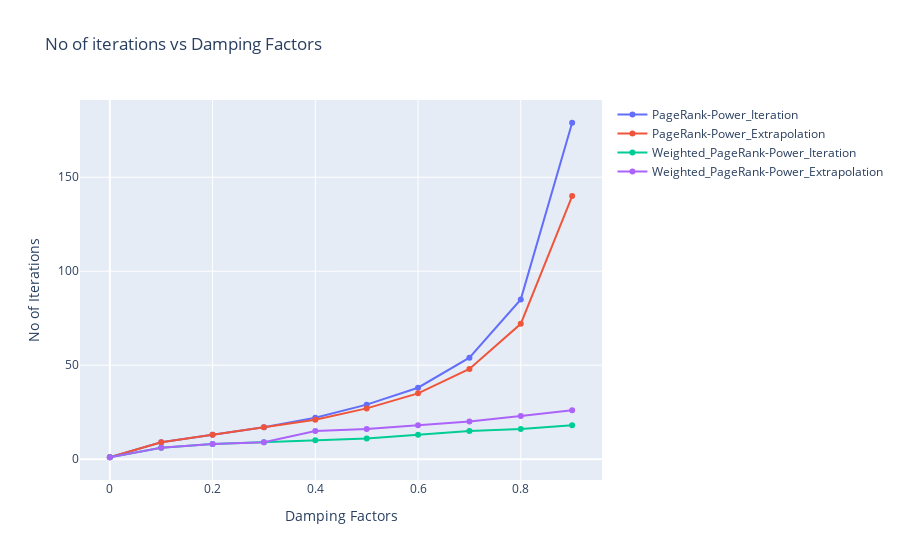
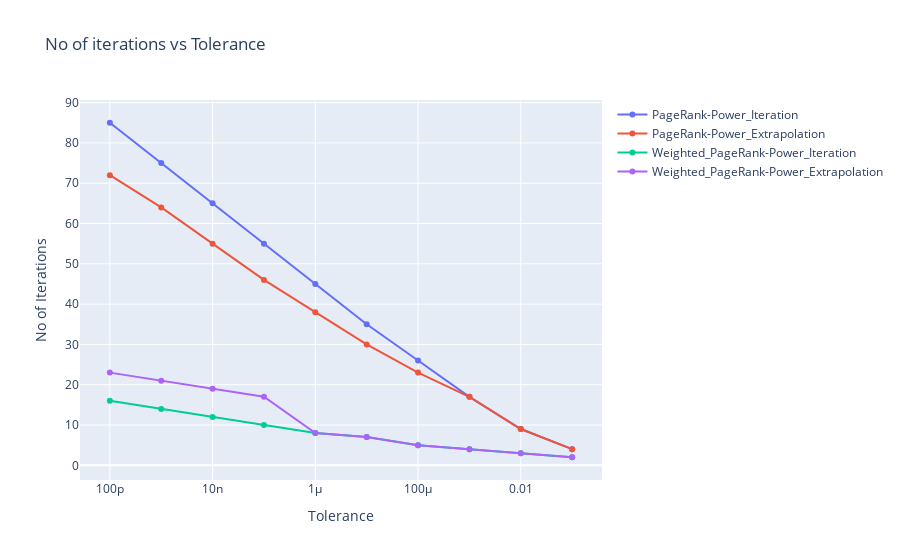

Here is the notebook cell these charts were saved with, in order:
### Markdown cell above
#### Generating the graph

### Code cell
n_iter_1=np.arange(0,1,0.1)
n_iter_2=np.arange(0,1,0.1)
n_iter_3=np.arange(0,1,0.1)
n_iter_4=np.arange(0,1,0.1)

n_iter_1_tol=np.arange(0,1,0.1)
n_iter_2_tol=np.arange(0,1,0.1)
n_iter_3_tol=np.arange(0,1,0.1)
n_iter_4_tol=np.arange(0,1,0.1)


for i in range(len(beta_arr)):
    r,n_iter_1[i] = power_iteration(sparseMatrix,beta_arr[i],tolerance, highest_index)
    r,n_iter_2[i] = power_extrapolation(sparseMatrix, highest_index,dValueForExtraPolation,beta_arr[i],tolerance)
    r,n_iter_3[i] = power_iteration(sparseMatrixWeighted,beta_arr[i],tolerance, highest_index)
    r,n_iter_4[i] = power_extrapolation(sparseMatrixWeighted,highest_index,dValueForExtraPolation,beta_arr[i],tolerance)
    

for i in range(len(tol_arr)):
    r,n_iter_1_tol[i] = power_iteration(sparseMatrix,beta,tol_arr[i], highest_index)
    r,n_iter_2_tol[i] = power_extrapolation(sparseMatrix, highest_index,dValueForExtraPolation,beta,tol_arr[i])
    r,n_iter_3_tol[i] = power_iteration(sparseMatrixWeighted,beta,tol_arr[i], highest_index)
    r,n_iter_4_tol[i] = power_extrapolation(sparseMatrixWeighted,highest_index,dValueForExtraPolation,beta,tol_arr[i])
    
# Create traces
fig = go.Figure()
fig.add_trace(go.Scatter(x=beta_arr, y=n_iter_1,
                    mode='lines+markers',
                    name='PageRank-Power_Iteration '))
fig.add_trace(go.Scatter(x=beta_arr, y=n_iter_2,
                    mode='lines+markers',
                    name='PageRank-Power_Extrapolation'))
fig.add_trace(go.Scatter(x=beta_arr, y=n_iter_3,
                    mode='lines+markers', name='Weighted_PageRank-Power_Iteration'))

fig.add_trace(go.Scatter(x=beta_arr, y=n_iter_4,
                    mode='lines+markers', name='Weighted_PageRank-Power_Extrapolation'))

fig.update_layout(title='No of iterations vs Damping Factors',
                   xaxis_title='Damping Factors',
                   yaxis_title='No of Iterations')

fig.show()

#po.plot(fig, filename = 'Damping_factor.png', auto_open=False)
fig2 = go.Figure()
fig2.add_trace(go.Scatter(x=tol_arr, y=n_iter_1_tol,
                    mode='lines+markers',
                    name='PageRank-Power_Iteration '))
fig2.add_trace(go.Scatter(x=tol_arr, y=n_iter_2_tol,
                    mode='lines+markers',
                    name='PageRank-Power_Extrapolation'))
fig2.add_trace(go.Scatter(x=tol_arr, y=n_iter_3_tol,
                    mode='lines+markers', name='Weighted_PageRank-Power_Iteration'))

fig2.add_trace(go.Scatter(x=tol_arr, y=n_iter_4_tol,
                    mode='lines+markers', name='Weighted_PageRank-Power_Extrapolation'))

fig2.update_layout(title='No of iterations vs Tolerance',
                   xaxis_title='Tolerance',xaxis_type="log",
                   yaxis_title='No of Iterations')

fig2.show()

### Figure 1 — Plotly figure (JSON) as saved in the notebook; plotly's stock layout.template omitted (floating-point values rounded to 4 significant figures)
{"data": [{"mode": "lines+markers", "name": "PageRank-Power_Iteration ", "type": "scatter", "x": [0, 0.1, 0.2, 0.3, 0.4, 0.5, 0.6, 0.7, 0.8, 0.9], "y": [1, 9, 13, 17, 22, 29, 38, 54, 85, 179]}, {"mode": "lines+markers", "name": "PageRank-Power_Extrapolation", "type": "scatter", "x": [0, 0.1, 0.2, 0.3, 0.4, 0.5, 0.6, 0.7, 0.8, 0.9], "y": [1, 9, 13, 17, 21, 27, 35, 48, 72, 140]}, {"mode": "lines+markers", "name": "Weighted_PageRank-Power_Iteration", "type": "scatter", "x": [0, 0.1, 0.2, 0.3, 0.4, 0.5, 0.6, 0.7, 0.8, 0.9], "y": [1, 6, 8, 9, 10, 11, 13, 15, 16, 18]}, {"mode": "lines+markers", "name": "Weighted_PageRank-Power_Extrapolation", "type": "scatter", "x": [0, 0.1, 0.2, 0.3, 0.4, 0.5, 0.6, 0.7, 0.8, 0.9], "y": [1, 6, 8, 9, 15, 16, 18, 20, 23, 26]}], "layout": {"title": {"text": "No of iterations vs Damping Factors"}, "xaxis": {"title": {"text": "Damping Factors"}}, "yaxis": {"title": {"text": "No of Iterations"}}}}

### Figure 2 — Plotly figure (JSON) as saved in the notebook; plotly's stock layout.template omitted (floating-point values rounded to 4 significant figures)
{"data": [{"mode": "lines+markers", "name": "PageRank-Power_Iteration ", "type": "scatter", "x": [1e-10, 1e-09, 1e-08, 1e-07, 1e-06, 1e-05, 0.0001, 0.001, 0.01, 0.1], "y": [85, 75, 65, 55, 45, 35, 26, 17, 9, 4]}, {"mode": "lines+markers", "name": "PageRank-Power_Extrapolation", "type": "scatter", "x": [1e-10, 1e-09, 1e-08, 1e-07, 1e-06, 1e-05, 0.0001, 0.001, 0.01, 0.1], "y": [72, 64, 55, 46, 38, 30, 23, 17, 9, 4]}, {"mode": "lines+markers", "name": "Weighted_PageRank-Power_Iteration", "type": "scatter", "x": [1e-10, 1e-09, 1e-08, 1e-07, 1e-06, 1e-05, 0.0001, 0.001, 0.01, 0.1], "y": [16, 14, 12, 10, 8, 7, 5, 4, 3, 2]}, {"mode": "lines+markers", "name": "Weighted_PageRank-Power_Extrapolation", "type": "scatter", "x": [1e-10, 1e-09, 1e-08, 1e-07, 1e-06, 1e-05, 0.0001, 0.001, 0.01, 0.1], "y": [23, 21, 19, 17, 8, 7, 5, 4, 3, 2]}], "layout": {"title": {"text": "No of iterations vs Tolerance"}, "xaxis": {"title": {"text": "Tolerance"}, "type": "log"}, "yaxis": {"title": {"text": "No of Iterations"}}}}
